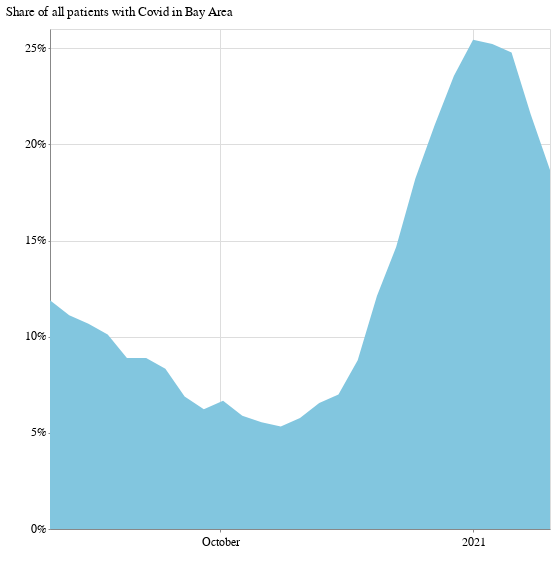

Notebook code cell kept with this figure:
### Code cell
alt.Chart(bayarea_grouped).mark_area().encode(
    x=alt.X("week:T", axis=alt.Axis(format="", title=" ", tickCount=3)),
    y=alt.Y(
        "covid_patients_share",
        title=" ",
        axis=alt.Axis(
            format="%",
            title="Share of all patients with Covid in Bay Area",
            tickCount=6,
        ),
    ),
).properties(width=500, height=500)

### Figure 1 — Vega-Lite specification as saved in the notebook (floating-point values rounded to 4 significant figures)
{"config": {"view": {"width": 800, "height": 450}, "background": "#ffffff", "title": {"anchor": "start", "font": "Benton Gothic Bold, sans", "fontColor": "#000000", "fontSize": 22, "fontWeight": "normal"}, "arc": {"fill": "#82c6df"}, "area": {"fill": "#82c6df"}, "line": {"stroke": "#82c6df", "strokeWidth": 3}, "path": {"stroke": "#82c6df"}, "rect": {"fill": "#82c6df"}, "shape": {"stroke": "#82c6df"}, "bar": {"fill": "#82c6df"}, "point": {"stroke": "#82c6df"}, "symbol": {"fill": "#82c6df", "size": 30}, "axis": {"titleFont": "Benton Gothic Bold, sans", "titleFontSize": 13, "titleFontWeight": "normal", "labelFont": "Benton Gothic, sans", "labelFontSize": 11.5, "labelFontWeight": "normal"}, "axisX": {"labelAngle": 0, "labelPadding": 4, "tickSize": 3}, "axisY": {"labelBaseline": "middle", "maxExtent": 45, "minExtent": 45, "tickSize": 2, "titleAlign": "left", "titleAngle": 0, "titleX": -45, "titleY": -11}, "legend": {"titleFont": "Benton Gothic Bold, sans", "titleFontSize": 13, "titleFontWeight": "normal", "symbolType": "square", "labelFont": "Benton Gothic, sans", "labelFontSize": 11.5}, "range": {"category": ["#3580b1", "#ec8431", "#ab7fb4", "#c89d29", "#adc839", "#829eb1"], "diverging": ["#e68a4f", "#f4bb6a", "#f9e39c", "#dadfe2", "#a6b7c6", "#849eae"], "heatmap": ["#fbf2c7", "#f9e39c", "#f8d36e", "#f4bb6a", "#e68a4f", "#d15a40", "#ab4232"], "ordinal": ["#fbf2c7", "#f9e39c", "#f8d36e", "#f4bb6a", "#e68a4f", "#d15a40", "#ab4232"], "ramp": ["#fbf2c7", "#f9e39c", "#f8d36e", "#f4bb6a", "#e68a4f", "#d15a40", "#ab4232"]}}, "data": {"name": "data-ce84262dd1fbfeb06a9ed2fbde72fc6f"}, "mark": "area", "encoding": {"x": {"type": "temporal", "axis": {"format": "", "tickCount": 3, "title": " "}, "field": "week"}, "y": {"type": "quantitative", "axis": {"format": "%", "tickCount": 6, "title": "Share of all patients with Covid in Bay Area"}, "field": "covid_patients_share", "title": " "}}, "height": 500, "width": 500, "$schema": "https://vega.github.io/schema/vega-lite/v4.8.1.json", "datasets": {"data-ce84262dd1fbfeb06a9ed2fbde72fc6f": [{"week": "2020-07-31T00:00:00", "total_covid_patients": 914.0, "covid_patients_share": 0.1189}, {"week": "2020-08-07T00:00:00", "total_covid_patients": 829.0, "covid_patients_share": 0.1111}, {"week": "2020-08-14T00:00:00", "total_covid_patients": 859.0, "covid_patients_share": 0.1067}, {"week": "2020-08-21T00:00:00", "total_covid_patients": 803.0, "covid_patients_share": 0.1011}, {"week": "2020-08-28T00:00:00", "total_covid_patients": 713.0, "covid_patients_share": 0.08889}, {"week": "2020-09-04T00:00:00", "total_covid_patients": 652.0, "covid_patients_share": 0.08889}, {"week": "2020-09-11T00:00:00", "total_covid_patients": 606.0, "covid_patients_share": 0.08333}, {"week": "2020-09-18T00:00:00", "total_covid_patients": 531.0, "covid_patients_share": 0.06889}, {"week": "2020-09-25T00:00:00", "total_covid_patients": 461.0, "covid_patients_share": 0.06222}, {"week": "2020-10-02T00:00:00", "total_covid_patients": 439.0, "covid_patients_share": 0.06667}, {"week": "2020-10-09T00:00:00", "total_covid_patients": 408.0, "covid_patients_share": 0.05889}, {"week": "2020-10-16T00:00:00", "total_covid_patients": 377.0, "covid_patients_share": 0.05556}, {"week": "2020-10-23T00:00:00", "total_covid_patients": 377.0, "covid_patients_share": 0.05333}, {"week": "2020-10-30T00:00:00", "total_covid_patients": 415.0, "covid_patients_share": 0.05778}, {"week": "2020-11-06T00:00:00", "total_covid_patients": 455.0, "covid_patients_share": 0.06556}, {"week": "2020-11-13T00:00:00", "total_covid_patients": 529.0, "covid_patients_share": 0.07}, {"week": "2020-11-20T00:00:00", "total_covid_patients": 707.0, "covid_patients_share": 0.08778}, {"week": "2020-11-27T00:00:00", "total_covid_patients": 939.0, "covid_patients_share": 0.1211}, {"week": "2020-12-04T00:00:00", "total_covid_patients": 1183.0, "covid_patients_share": 0.1467}, {"week": "2020-12-11T00:00:00", "total_covid_patients": 1515.0, "covid_patients_share": 0.1822}, {"week": "2020-12-18T00:00:00", "total_covid_patients": 1806.0, "covid_patients_share": 0.21}, {"week": "2020-12-25T00:00:00", "total_covid_patients": 2001.0, "covid_patients_share": 0.2356}, {"week": "2021-01-01T00:00:00", "total_covid_patients": 2163.0, "covid_patients_share": 0.2544}, {"week": "2021-01-08T00:00:00", "total_covid_patients": 2227.0, "covid_patients_share": 0.2522}, {"week": "2021-01-15T00:00:00", "total_covid_patients": 2147.0, "covid_patients_share": 0.2478}, {"week": "2021-01-22T00:00:00", "total_covid_patients": 1868.0, "covid_patients_share": 0.2156}, {"week": "2021-01-29T00:00:00", "total_covid_patients": 1581.0, "covid_patients_share": 0.1867}]}}
